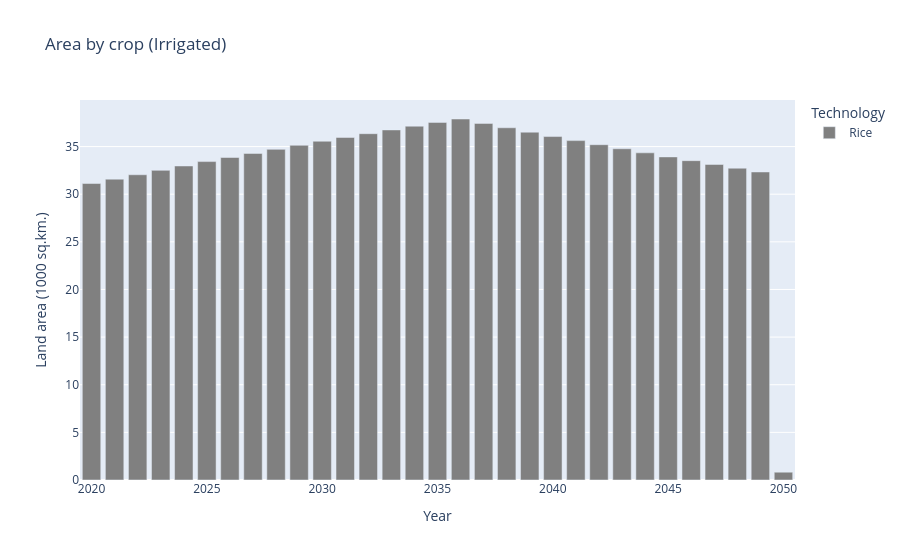

Here is the notebook cell this chart was saved with:
### Code cell
for each in water_supply.keys():
    crops_ws_df = dfs['TotalAnnualTechnologyActivityByMode'][dfs['TotalAnnualTechnologyActivityByMode'].TECHNOLOGY.str.startswith('LNDAGR')].drop('REGION', axis=1)
    crops_ws_df['MODE_OF_OPERATION'] = crops_ws_df['MODE_OF_OPERATION'].astype(int)
    crops_ws_df['crop_combo'] = crops_ws_df['MODE_OF_OPERATION'].map(mode_crop_combo)
    crops_ws_df = crops_ws_df[(crops_ws_df.crop_combo.str.startswith(tuple(crops))) & (crops_ws_df.crop_combo.str[4:5] == each)]
    crops_ws_df['land_use'] = crops_ws_df['crop_combo'].str[0:3]
    crops_ws_df.drop(['MODE_OF_OPERATION','crop_combo'], axis=1, inplace=True)
    
    crops_ws_df = crops_ws_df.pivot_table(index='YEAR', 
                                          columns='land_use',
                                          values='VALUE', 
                                          aggfunc='sum').reset_index().fillna(0)
    crops_ws_df = crops_ws_df.reindex(sorted(crops_ws_df.columns), axis=1).set_index('YEAR').reset_index().rename(columns=det_col)
    if len(crops_ws_df.columns) > 1:
        df_plot(crops_ws_df,'Land area (1000 sq.km.)','Area by crop (' + water_supply[each] + ')')

### Figure 1 — Plotly figure (JSON) as saved in the notebook; plotly's stock layout.template omitted (floating-point values rounded to 4 significant figures)
{"data": [{"hovertemplate": "Technology=Rice<br>Year=%{x}<br>Land area (1000 sq.km.)=%{y}<extra></extra>", "legendgroup": "Rice", "marker": {"color": "grey", "pattern": {"shape": ""}}, "name": "Rice", "orientation": "v", "showlegend": true, "textposition": "auto", "type": "bar", "x": [2020, 2021, 2022, 2023, 2024, 2025, 2026, 2027, 2028, 2029, 2030, 2031, 2032, 2033, 2034, 2035, 2036, 2037, 2038, 2039, 2040, 2041, 2042, 2043, 2044, 2045, 2046, 2047, 2048, 2049, 2050], "xaxis": "x", "y": [31.12, 31.58, 32.04, 32.5, 32.96, 33.42, 33.85, 34.28, 34.71, 35.13, 35.56, 35.96, 36.35, 36.75, 37.14, 37.54, 37.89, 37.43, 36.97, 36.51, 36.05, 35.62, 35.2, 34.77, 34.34, 33.91, 33.52, 33.12, 32.73, 32.33, 0.8176], "yaxis": "y"}], "layout": {"barmode": "relative", "legend": {"title": {"text": "Technology"}, "tracegroupgap": 0}, "title": {"text": "Area by crop (Irrigated)"}, "xaxis": {"anchor": "y", "domain": [0, 1], "title": {"text": "Year"}}, "yaxis": {"anchor": "x", "domain": [0, 1], "title": {"text": "Land area (1000 sq.km.)"}}}}
